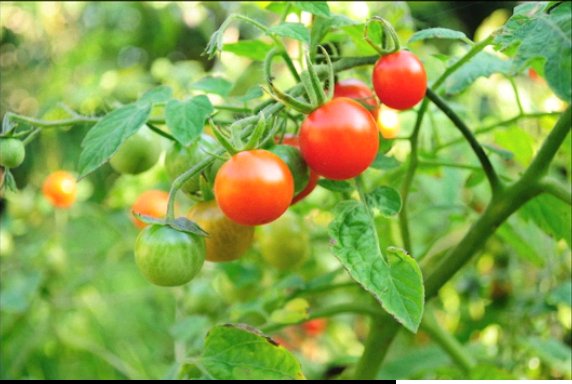
#> input picture tomato.png, 572 x 384 px
$ python canny.py
#> lines starting #> are read from the running program, lines starting #| are printed output that depends on the picture; after the words box and inside, x2 and y2 are one past the last pixel; in counts of white or black regions, pixels touching at a corner belong together
import numpy as np
import cv2

img=cv2.imread("tomato.png",1)
#> img is the input picture: shape (384, 572, 3); mean B, G, R 75.7, 165.6, 134

hsv=cv2.cvtColor(img,cv2.COLOR_BGR2HSV)
#> hsv: shape (384, 572, 3); mean H, S, V 42.7, 150.3, 175.4
res,thresh=cv2.threshold(hsv[:,:,0],25,255,cv2.THRESH_BINARY_INV)
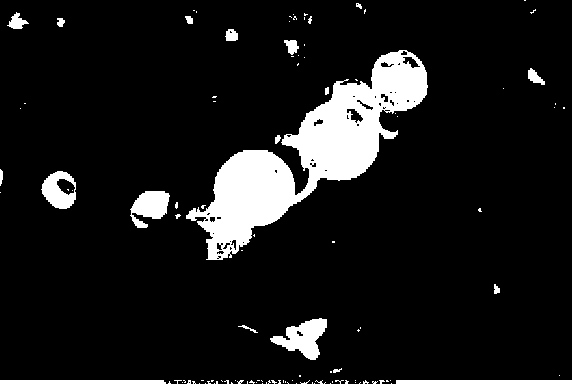
#> thresh: shape (384, 572); 9.9% white; 113 white regions (93 under 20 px), largest, box (x1, y1, x2, y2) and area: (186, 50, 428, 260) 15905, (270, 318, 327, 360) 1211, (130, 191, 170, 228) 932

cv2.imshow("thresh",thresh)

edges=cv2.Canny(img,100,70)
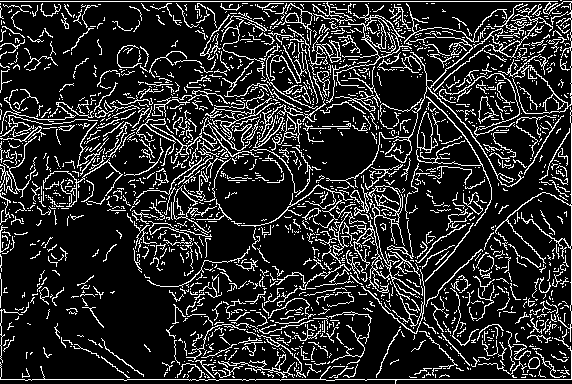
#> edges: shape (384, 572); 16.3% white in thin lines or dots
cv2.imshow("canny",edges)

final=cv2.bitwise_and(thresh,edges)
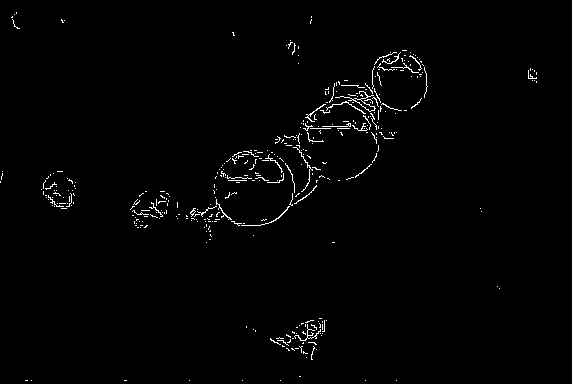
#> final: shape (384, 572); 1.2% white in thin lines or dots
cv2.imshow("final",final)

cv2.waitKey(0)
cv2.destroyAllWindows()

$ run again, with fuzzy.png copied over tomato.png
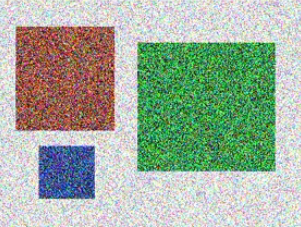
#> input picture fuzzy.png, 301 x 227 px
#> img is the input picture: shape (227, 301, 3); mean B, G, R 157.8, 175, 160.7
#> hsv: shape (227, 301, 3); mean H, S, V 77.8, 77.5, 191.5
#> `res,thresh=cv2.threshold(hsv[:,:,0],25,255,cv2.THRESH_BINARY_INV)`:
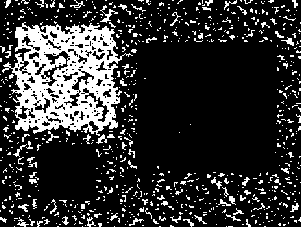
#> thresh: shape (227, 301); 19% white; 745 white regions (678 under 20 px), largest, box (x1, y1, x2, y2) and area: (2, 22, 133, 136) 7694, (100, 5, 118, 23) 88, (211, 177, 222, 189) 48
#> edges: shape (227, 301); 36.9% white in thin lines or dots
#> `final=cv2.bitwise_and(thresh,edges)`:
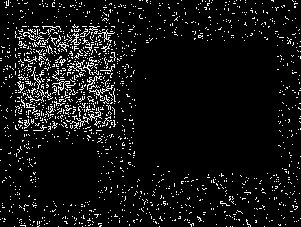
#> final: shape (227, 301); 7.1% white in thin lines or dots
